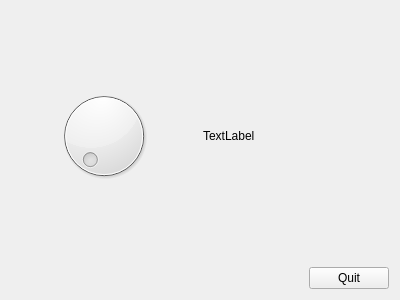
<?xml version="1.0" encoding="UTF-8"?>
<ui version="4.0">
 <class>Dial_Magic</class>
 <widget class="QWidget" name="Dial_Magic">
  <property name="geometry">
   <rect>
    <x>0</x>
    <y>0</y>
    <width>400</width>
    <height>300</height>
   </rect>
  </property>
  <property name="windowTitle">
   <string>Dial_Magic</string>
  </property>
  <layout class="QVBoxLayout" name="verticalLayout_3">
   <item>
    <layout class="QHBoxLayout" name="horizontalLayout_2">
     <item>
      <layout class="QVBoxLayout" name="verticalLayout_2">
       <item>
        <spacer name="verticalSpacer_2">
         <property name="orientation">
          <enum>Qt::Vertical</enum>
         </property>
         <property name="sizeHint" stdset="0">
          <size>
           <width>20</width>
           <height>40</height>
          </size>
         </property>
        </spacer>
       </item>
       <item>
        <widget class="QDial" name="dial"/>
       </item>
       <item>
        <spacer name="verticalSpacer">
         <property name="orientation">
          <enum>Qt::Vertical</enum>
         </property>
         <property name="sizeHint" stdset="0">
          <size>
           <width>20</width>
           <height>40</height>
          </size>
         </property>
        </spacer>
       </item>
      </layout>
     </item>
     <item>
      <layout class="QVBoxLayout" name="verticalLayout">
       <item>
        <spacer name="verticalSpacer_4">
         <property name="orientation">
          <enum>Qt::Vertical</enum>
         </property>
         <property name="sizeHint" stdset="0">
          <size>
           <width>20</width>
           <height>40</height>
          </size>
         </property>
        </spacer>
       </item>
       <item>
        <widget class="QLabel" name="label">
         <property name="styleSheet">
          <string notr="true">font: 75 italic 16pt &quot;URW Chancery L&quot;;</string>
         </property>
         <property name="text">
          <string>TextLabel</string>
         </property>
        </widget>
       </item>
       <item>
        <spacer name="verticalSpacer_3">
         <property name="orientation">
          <enum>Qt::Vertical</enum>
         </property>
         <property name="sizeHint" stdset="0">
          <size>
           <width>20</width>
           <height>40</height>
          </size>
         </property>
        </spacer>
       </item>
      </layout>
     </item>
    </layout>
   </item>
   <item>
    <layout class="QHBoxLayout" name="horizontalLayout">
     <item>
      <spacer name="horizontalSpacer">
       <property name="orientation">
        <enum>Qt::Horizontal</enum>
       </property>
       <property name="sizeHint" stdset="0">
        <size>
         <width>40</width>
         <height>20</height>
        </size>
       </property>
      </spacer>
     </item>
     <item>
      <widget class="QPushButton" name="pushButton">
       <property name="text">
        <string>Quit</string>
       </property>
      </widget>
     </item>
    </layout>
   </item>
  </layout>
 </widget>
 <layoutdefault spacing="6" margin="11"/>
 <resources/>
 <connections>
  <connection>
   <sender>pushButton</sender>
   <signal>clicked()</signal>
   <receiver>Dial_Magic</receiver>
   <slot>close()</slot>
   <hints>
    <hint type="sourcelabel">
     <x>342</x>
     <y>280</y>
    </hint>
    <hint type="destinationlabel">
     <x>343</x>
     <y>319</y>
    </hint>
   </hints>
  </connection>
  <connection>
   <sender>dial</sender>
   <signal>sliderPressed()</signal>
   <receiver>label</receiver>
   <slot>show()</slot>
   <hints>
    <hint type="sourcelabel">
     <x>131</x>
     <y>140</y>
    </hint>
    <hint type="destinationlabel">
     <x>249</x>
     <y>137</y>
    </hint>
   </hints>
  </connection>
  <connection>
   <sender>dial</sender>
   <signal>sliderReleased()</signal>
   <receiver>label</receiver>
   <slot>hide()</slot>
   <hints>
    <hint type="sourcelabel">
     <x>124</x>
     <y>109</y>
    </hint>
    <hint type="destinationlabel">
     <x>304</x>
     <y>131</y>
    </hint>
   </hints>
  </connection>
  <connection>
   <sender>dial</sender>
   <signal>valueChanged(int)</signal>
   <receiver>label</receiver>
   <slot>setNum(int)</slot>
   <hints>
    <hint type="sourcelabel">
     <x>94</x>
     <y>160</y>
    </hint>
    <hint type="destinationlabel">
     <x>277</x>
     <y>140</y>
    </hint>
   </hints>
  </connection>
 </connections>
</ui>
